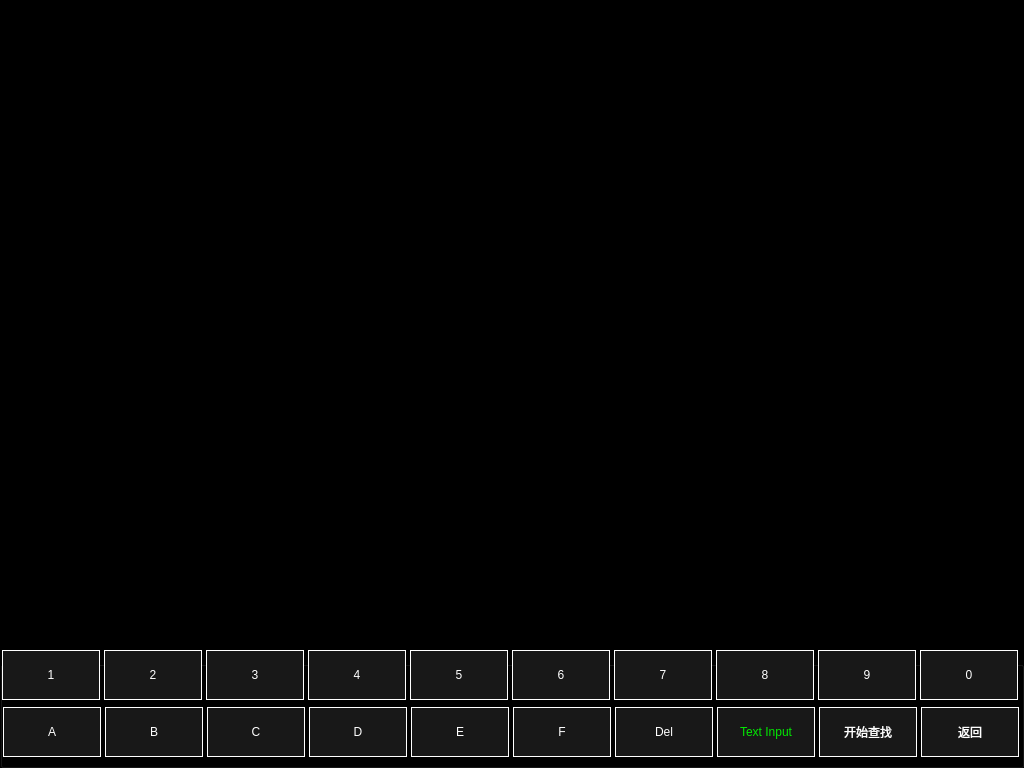
<?xml version="1.0" encoding="UTF-8"?>
<ui version="4.0">
 <class>PortData</class>
 <widget class="QWidget" name="PortData">
  <property name="geometry">
   <rect>
    <x>0</x>
    <y>0</y>
    <width>1024</width>
    <height>768</height>
   </rect>
  </property>
  <property name="windowTitle">
   <string>Form</string>
  </property>
  <property name="styleSheet">
   <string notr="true">QWidget
{
	background-color: black;
}

QPushButton
{
	font: 18px, &quot;微软雅黑&quot;;
    color: white;
	background-color: rgb(24, 24, 24);
	border:1px solid white;
	border-radius: 0px;
}

QPushButton:pressed
{
	font: 18px, &quot;微软雅黑&quot;;
    color: white;
	background-color: rgb(0, 0, 255);
	border:1px solid white;
	border-radius: 0px;
}</string>
  </property>
  <widget class="QGroupBox" name="groupBox">
   <property name="geometry">
    <rect>
     <x>0</x>
     <y>647</y>
     <width>1024</width>
     <height>121</height>
    </rect>
   </property>
   <property name="title">
    <string>GroupBox</string>
   </property>
   <widget class="QPushButton" name="btnDel">
    <property name="geometry">
     <rect>
      <x>615</x>
      <y>60</y>
      <width>98</width>
      <height>50</height>
     </rect>
    </property>
    <property name="text">
     <string>Del</string>
    </property>
   </widget>
   <widget class="QPushButton" name="btnC">
    <property name="geometry">
     <rect>
      <x>207</x>
      <y>60</y>
      <width>98</width>
      <height>50</height>
     </rect>
    </property>
    <property name="text">
     <string>C</string>
    </property>
   </widget>
   <widget class="QPushButton" name="btnE">
    <property name="geometry">
     <rect>
      <x>411</x>
      <y>60</y>
      <width>98</width>
      <height>50</height>
     </rect>
    </property>
    <property name="text">
     <string>E</string>
    </property>
   </widget>
   <widget class="QPushButton" name="btnF">
    <property name="geometry">
     <rect>
      <x>513</x>
      <y>60</y>
      <width>98</width>
      <height>50</height>
     </rect>
    </property>
    <property name="text">
     <string>F</string>
    </property>
   </widget>
   <widget class="QPushButton" name="btnSearch">
    <property name="geometry">
     <rect>
      <x>819</x>
      <y>60</y>
      <width>98</width>
      <height>50</height>
     </rect>
    </property>
    <property name="text">
     <string>开始查找</string>
    </property>
   </widget>
   <widget class="QPushButton" name="btnB">
    <property name="geometry">
     <rect>
      <x>105</x>
      <y>60</y>
      <width>98</width>
      <height>50</height>
     </rect>
    </property>
    <property name="text">
     <string>B</string>
    </property>
   </widget>
   <widget class="QPushButton" name="btnBack">
    <property name="geometry">
     <rect>
      <x>921</x>
      <y>60</y>
      <width>98</width>
      <height>50</height>
     </rect>
    </property>
    <property name="text">
     <string>返回</string>
    </property>
   </widget>
   <widget class="QPushButton" name="btnD">
    <property name="geometry">
     <rect>
      <x>309</x>
      <y>60</y>
      <width>98</width>
      <height>50</height>
     </rect>
    </property>
    <property name="text">
     <string>D</string>
    </property>
   </widget>
   <widget class="QPushButton" name="btnA">
    <property name="geometry">
     <rect>
      <x>3</x>
      <y>60</y>
      <width>98</width>
      <height>50</height>
     </rect>
    </property>
    <property name="text">
     <string>A</string>
    </property>
   </widget>
   <widget class="QPushButton" name="btnInputPort">
    <property name="geometry">
     <rect>
      <x>717</x>
      <y>60</y>
      <width>98</width>
      <height>50</height>
     </rect>
    </property>
    <property name="styleSheet">
     <string notr="true">color: rgb(2, 232, 2);</string>
    </property>
    <property name="text">
     <string>Text Input</string>
    </property>
   </widget>
  </widget>
  <widget class="QPushButton" name="btn0">
   <property name="geometry">
    <rect>
     <x>920</x>
     <y>650</y>
     <width>98</width>
     <height>50</height>
    </rect>
   </property>
   <property name="text">
    <string>0</string>
   </property>
  </widget>
  <widget class="QPushButton" name="btn8">
   <property name="geometry">
    <rect>
     <x>716</x>
     <y>650</y>
     <width>98</width>
     <height>50</height>
    </rect>
   </property>
   <property name="text">
    <string>8</string>
   </property>
  </widget>
  <widget class="QPushButton" name="btn6">
   <property name="geometry">
    <rect>
     <x>512</x>
     <y>650</y>
     <width>98</width>
     <height>50</height>
    </rect>
   </property>
   <property name="text">
    <string>6</string>
   </property>
  </widget>
  <widget class="QPushButton" name="btn7">
   <property name="geometry">
    <rect>
     <x>614</x>
     <y>650</y>
     <width>98</width>
     <height>50</height>
    </rect>
   </property>
   <property name="text">
    <string>7</string>
   </property>
  </widget>
  <widget class="QPushButton" name="btn9">
   <property name="geometry">
    <rect>
     <x>818</x>
     <y>650</y>
     <width>98</width>
     <height>50</height>
    </rect>
   </property>
   <property name="text">
    <string>9</string>
   </property>
  </widget>
  <widget class="QPushButton" name="btn4">
   <property name="geometry">
    <rect>
     <x>308</x>
     <y>650</y>
     <width>98</width>
     <height>50</height>
    </rect>
   </property>
   <property name="text">
    <string>4</string>
   </property>
  </widget>
  <widget class="QPushButton" name="btn1">
   <property name="geometry">
    <rect>
     <x>2</x>
     <y>650</y>
     <width>98</width>
     <height>50</height>
    </rect>
   </property>
   <property name="text">
    <string>1</string>
   </property>
  </widget>
  <widget class="QPushButton" name="btn3">
   <property name="geometry">
    <rect>
     <x>206</x>
     <y>650</y>
     <width>98</width>
     <height>50</height>
    </rect>
   </property>
   <property name="text">
    <string>3</string>
   </property>
  </widget>
  <widget class="QPushButton" name="btn2">
   <property name="geometry">
    <rect>
     <x>104</x>
     <y>650</y>
     <width>98</width>
     <height>50</height>
    </rect>
   </property>
   <property name="text">
    <string>2</string>
   </property>
  </widget>
  <widget class="QPushButton" name="btn5">
   <property name="geometry">
    <rect>
     <x>410</x>
     <y>650</y>
     <width>98</width>
     <height>50</height>
    </rect>
   </property>
   <property name="text">
    <string>5</string>
   </property>
  </widget>
 </widget>
 <resources/>
 <connections/>
</ui>
